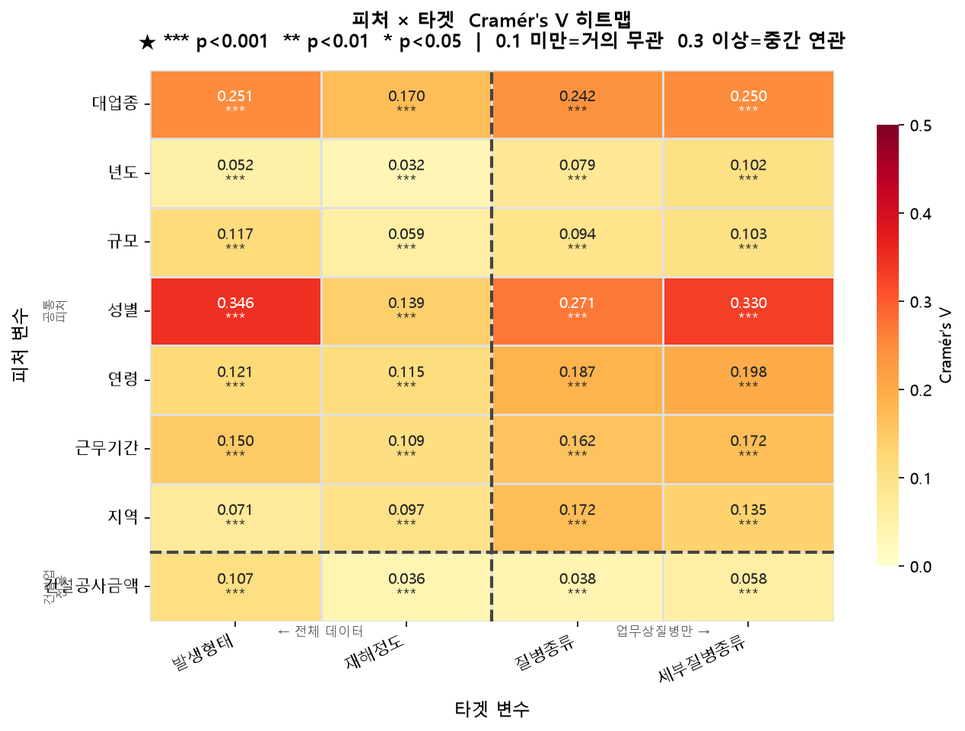
#> input picture 데이터모델링/통계검정/cramers_v_히트맵.png, 965 x 731 px, shrunk from 1268 x 961 before the run
$ python make_pdf.py
#> lines starting #> are read from the running program, lines starting #| are printed output that depends on the picture
"""
make_pdf.py — 분석개요.pdf 생성
통계검정/ 폴더 안에서 실행: python make_pdf.py
"""

import os, sys, io
import numpy as np
import matplotlib
matplotlib.use('Agg')
import matplotlib.pyplot as plt
from matplotlib.backends.backend_pdf import PdfPages
from matplotlib.patches import FancyBboxPatch

sys.stdout = io.TextIOWrapper(sys.stdout.buffer, encoding='utf-8')
plt.rcParams['font.family']        = 'Malgun Gothic'
plt.rcParams['axes.unicode_minus'] = False

SCRIPT_DIR = os.path.dirname(os.path.abspath(__file__))
OUT_PATH   = os.path.join(SCRIPT_DIR, '분석개요.pdf')
IMG_PATH   = os.path.join(SCRIPT_DIR, 'cramers_v_히트맵.png')

C_HEAD = '#1e3a5f'
C_EVEN = '#f0f4fa'
C_ODD  = '#ffffff'
C_TEXT = '#1a1a2e'
BANNER_Y = 0.940
BANNER_H = 0.046


def add_page_number(fig, n):
    fig.text(0.97, 0.015, str(n), ha='right', va='bottom', fontsize=9, color='#aaaaaa')


def draw_banner(fig, title, subtitle=None):
    banner = FancyBboxPatch(
        (0.05, BANNER_Y), 0.90, BANNER_H,
        boxstyle='round,pad=0.005',
        facecolor=C_HEAD, edgecolor='none',
        transform=fig.transFigure, clip_on=False, zorder=5,
    )
    fig.add_artist(banner)
    fig.text(0.50, BANNER_Y + BANNER_H / 2, title,
             ha='center', va='center', fontsize=14, fontweight='bold',
             color='white', zorder=6)
    if subtitle:
        fig.text(0.50, BANNER_Y - 0.018, subtitle,
                 ha='center', va='top', fontsize=10, color='#555577')


def section_label(fig, y, text):
    fig.text(0.05, y, text, ha='left', va='bottom',
             fontsize=11, fontweight='bold', color=C_HEAD)


def draw_table(ax, headers, rows, col_widths=None, row_height=0.11, font_size=8.5):
    ax.axis('off')
    n_cols = len(headers)
    if col_widths is None:
        col_widths = [1.0 / n_cols] * n_cols
    x_starts = [sum(col_widths[:i]) for i in range(n_cols)]

    for j, (h, w, x) in enumerate(zip(headers, col_widths, x_starts)):
        ax.add_patch(plt.Rectangle((x, 1.0 - row_height), w, row_height,
                                   facecolor=C_HEAD, transform=ax.transAxes,
                                   clip_on=False, zorder=3))
        ax.text(x + w / 2, 1.0 - row_height / 2, h,
                ha='center', va='center', fontsize=font_size,
                color='white', fontweight='bold', transform=ax.transAxes, zorder=4)

    for i, row in enumerate(rows):
        bg = C_EVEN if i % 2 == 0 else C_ODD
        y  = 1.0 - (i + 2) * row_height
        for j, (val, w, x) in enumerate(zip(row, col_widths, x_starts)):
            ax.add_patch(plt.Rectangle((x, y), w, row_height,
                                       facecolor=bg, edgecolor='#cccccc', linewidth=0.4,
                                       transform=ax.transAxes, clip_on=False, zorder=3))
            ax.text(x + w / 2, y + row_height / 2, str(val),
                    ha='center', va='center', fontsize=font_size - 0.5,
                    color=C_TEXT, transform=ax.transAxes, zorder=4)


# ─────────────────────────────────────────────────────────────
# Page 1: 분석 목적 + 검정 방법
# ─────────────────────────────────────────────────────────────
def page_intro(pdf, pnum):
    fig = plt.figure(figsize=(8.27, 11.69))
    fig.patch.set_facecolor('#f8f9fc')
    draw_banner(fig, '피처-타겟 연관성 검정', '카이제곱 + Cramér\'s V 분석 보고서')

    # 분석 목적
    section_label(fig, 0.875, '분석 목적')
    purpose = [
        'ML 모델 성능이 전반적으로 낮게 나온 원인을 규명하고,',
        '각 피처가 타겟 변수와 실제로 얼마나 연관되어 있는지 통계적으로 검증.',
        '',
        '단순 p-value는 샘플 수(약 108만 행)가 크면 전부 유의하게 나오므로,',
        'Cramér\'s V (효과 크기)를 주요 지표로 사용.',
    ]
    y0 = 0.840
    for line in purpose:
        fig.text(0.07, y0, line, ha='left', va='top', fontsize=9.5, color=C_TEXT)
        y0 -= 0.026

    # 검정 방법
    section_label(fig, 0.685, '검정 방법')

    # 카이제곱 설명
    fig.text(0.07, 0.655, '① 카이제곱 독립성 검정', ha='left', va='top',
             fontsize=10, fontweight='bold', color='#2c5f8a')
    fig.text(0.07, 0.625, '두 범주형 변수가 서로 독립인지 검정 (관측 빈도 vs 기대 빈도 비교)',
             ha='left', va='top', fontsize=9, color=C_TEXT)

    # Cramér's V 설명
    fig.text(0.07, 0.588, "② Cramér's V (효과 크기)", ha='left', va='top',
             fontsize=10, fontweight='bold', color='#2c5f8a')
    fig.text(0.07, 0.558,
             "카이제곱은 n에 비례해 커지므로, n과 카테고리 수로 정규화 → 0~1 스케일로 비교 가능.",
             ha='left', va='top', fontsize=9, color=C_TEXT)
    fig.text(0.07, 0.530,
             "V = sqrt( χ² / (n × min(r-1, c-1)) )    r: 피처 카테고리 수  |  c: 타겟 카테고리 수",
             ha='left', va='top', fontsize=9, color=C_TEXT)

    # V 기준 테이블
    ax_v = fig.add_axes([0.07, 0.395, 0.86, 0.115])
    draw_table(ax_v,
               ['V 범위', '연관 강도'],
               [['0.00 ~ 0.10', '거의 무관계'],
                ['0.10 ~ 0.20', '약한 연관'],
                ['0.20 ~ 0.30', '중간 연관'],
                ['0.30 이상',   '강한 연관']],
               col_widths=[0.4, 0.6], row_height=0.185, font_size=9)

    # 데이터 설계
    section_label(fig, 0.365, '데이터 설계')
    ax_d = fig.add_axes([0.07, 0.205, 0.86, 0.145])
    draw_table(ax_d,
               ['구분', '조건', '행수'],
               [['전체',        '분류불능 제외',              '1,089,169'],
                ['업무상질병',   '발생형태 == 업무상질병',      '179,570'],
                ['건설업',      '대업종 == 건설업',            '271,176'],
                ['건설업+질병', '건설업 중 업무상질병',        '42,371']],
               col_widths=[0.22, 0.50, 0.28], row_height=0.17, font_size=9)

    # 피처/타겟
    section_label(fig, 0.178, '피처 및 타겟')
    fig.text(0.07, 0.148,
             '피처: 대업종 · 년도 · 규모 · 성별 · 연령 · 근무기간 · 지역 · 건설공사금액(건설업 한정)',
             ha='left', va='top', fontsize=9, color=C_TEXT)
    fig.text(0.07, 0.122,
             '타겟: 발생형태(전체) · 재해정도(전체) · 질병종류(업무상질병) · 세부질병종류(업무상질병)',
             ha='left', va='top', fontsize=9, color=C_TEXT)

    add_page_number(fig, pnum)
    pdf.savefig(fig, bbox_inches='tight')
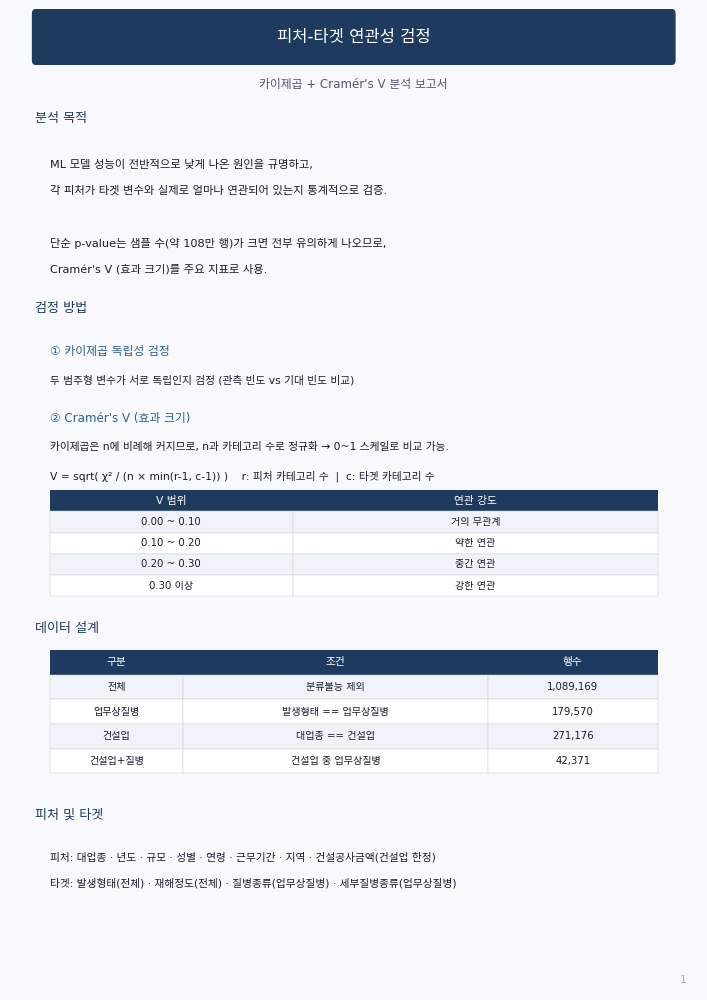
#> figure drawn by matplotlib, 2 panels
    plt.close(fig)


# ─────────────────────────────────────────────────────────────
# Page 2: 결과 테이블 + 피처별 해석
# ─────────────────────────────────────────────────────────────
def page_results(pdf, pnum):
#> called with pnum = 2
    fig = plt.figure(figsize=(8.27, 11.69))
    fig.patch.set_facecolor('#f8f9fc')
    draw_banner(fig, '분석 결과')

    # 결과 테이블
    section_label(fig, 0.875, "Cramér's V 전체 결과  (전 조합 p < 0.001 ***)")
    ax_r = fig.add_axes([0.04, 0.67, 0.92, 0.195])
    draw_table(ax_r,
               ['피처', '발생형태', '재해정도', '질병종류', '세부질병종류', '비고'],
               [['성별',       '0.346 ★', '0.139', '0.271', '0.330 ★', '전체'],
                ['대업종',     '0.251',   '0.170', '0.242', '0.250',   '전체'],
                ['근무기간',   '0.150',   '0.109', '0.162', '0.172',   '전체'],
                ['연령',       '0.122',   '0.115', '0.187', '0.198',   '전체'],
                ['규모',       '0.117',   '0.059', '0.094', '0.103',   '전체'],
                ['건설공사금액','0.107',   '0.036', '0.038', '0.058',   '건설업만'],
                ['지역',       '0.071',   '0.097', '0.172', '0.135',   '전체'],
                ['년도',       '0.052',   '0.032', '0.079', '0.102',   '전체']],
               col_widths=[0.18, 0.14, 0.13, 0.13, 0.155, 0.165],
               row_height=0.095, font_size=8.5)

    # 피처별 해석
    section_label(fig, 0.635, '피처별 해석')

    items = [
        ('성별  V = 0.346  —  가장 강함',
         ['성별 자체보다 직종 분리(occupational segregation)를 반영.',
          '남성: 건설·제조·중장비 → 떨어짐·끼임·물체에 맞음 집중',
          '여성: 서비스·의료·사무  → 넘어짐·업무상질병·불균형동작 집중',
          '데이터에 실제 직종 피처가 없어 성별이 그 역할을 흡수.'], '#c0392b'),

        ('대업종  V = 0.251',
         ['업종마다 작업환경이 달라 사고 패턴 차이 존재.',
          '성별보다 낮은 이유: 업종 내부에서도 다양한 사고 유형이 혼재.'], '#1a5276'),

        ('근무기간  V = 0.150  /  연령  V = 0.122',
         ['신입 vs 베테랑, 연령대별 사고 패턴 차이 존재하나 설명력은 제한적.'], '#145a32'),

        ('규모  V = 0.117  /  건설공사금액  V = 0.107',
         ['소규모 사업장 안전 관리 부족, 공사 규모별 작업 유형 차이 반영.'], '#6c3483'),

        ('지역  V = 0.071  /  년도  V = 0.052  —  가장 약함',
         ['지역은 지역별 주요 업종 분포를 간접 반영하는 수준.',
          '년도: 시간이 지나도 사고 패턴이 거의 변하지 않음 → 정상(stationary).'], '#784212'),
    ]

    y0 = 0.605
    for title, lines, color in items:
        fig.text(0.06, y0, f'▶  {title}', ha='left', va='top',
                 fontsize=9.5, fontweight='bold', color=color)
        y0 -= 0.028
        for line in lines:
            fig.text(0.09, y0, f'• {line}', ha='left', va='top',
                     fontsize=8.8, color=C_TEXT)
            y0 -= 0.024
        y0 -= 0.010

    add_page_number(fig, pnum)
    pdf.savefig(fig, bbox_inches='tight')
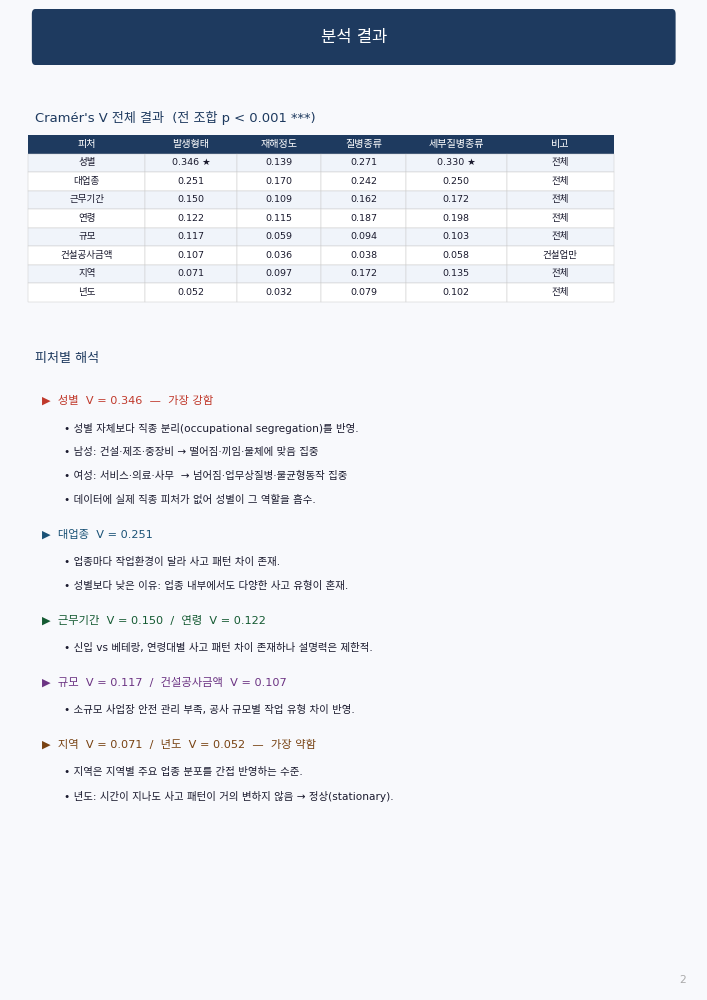
#> figure drawn by matplotlib, 1 panel
    plt.close(fig)


# ─────────────────────────────────────────────────────────────
# Page 3: 히트맵 이미지 + 결론
# ─────────────────────────────────────────────────────────────
def page_heatmap_conclusion(pdf, pnum):
#> called with pnum = 3
    fig = plt.figure(figsize=(8.27, 11.69))
    fig.patch.set_facecolor('#f8f9fc')
    draw_banner(fig, "Cramér's V 히트맵 및 결론")

    # 히트맵 이미지
    section_label(fig, 0.875, "Cramér's V 히트맵")
    if os.path.exists(IMG_PATH):
        img = plt.imread(IMG_PATH)
#> img is the input picture: shape (731, 965, 4) float32; mean R, G, B, A 0.974, 0.856, 0.69, 1
        ax_img = fig.add_axes([0.05, 0.53, 0.90, 0.335])
        ax_img.imshow(img)
        ax_img.axis('off')
    else:
        fig.text(0.50, 0.68, '[히트맵 이미지 없음 — chi_square.py 먼저 실행]',
                 ha='center', va='center', fontsize=10, color='#888888')

    # 결론
    section_label(fig, 0.495, '결론')

    conclusions = [
        ('① ML 성능 저하의 통계적 근거',
         '모든 피처의 V ≤ 0.35 — 어떤 피처도 타겟을 강하게 결정하지 못함.\n'
         'ML 모델 F1-macro 5~22%는 모델 문제가 아니라 피처셋 자체의 정보 부족.'),
        ('② 피처 중요도 순위',
         '성별 > 대업종 > 근무기간 > 연령 > 규모 > 건설공사금액 > 지역 > 년도'),
    ]

    y0 = 0.465
    for title, body in conclusions:
        fig.text(0.06, y0, title, ha='left', va='top',
                 fontsize=10, fontweight='bold', color=C_HEAD)
        y0 -= 0.030
        for line in body.split('\n'):
            fig.text(0.08, y0, line, ha='left', va='top', fontsize=9, color=C_TEXT)
            y0 -= 0.025
        y0 -= 0.015

    add_page_number(fig, pnum)
    pdf.savefig(fig, bbox_inches='tight')
    plt.close(fig)


# ─────────────────────────────────────────────────────────────
print('PDF 생성 중...')
with PdfPages(OUT_PATH) as pdf:
    meta = pdf.infodict()
    meta['Title']   = '피처-타겟 연관성 검정 보고서'
    meta['Subject'] = '카이제곱 + Cramér\'s V 분석'

    page_intro(pdf, 1)
    print('  [1/3] 분석 목적·방법·설계')
    page_results(pdf, 2)
    print('  [2/3] 결과 테이블·해석')
    page_heatmap_conclusion(pdf, 3)
    print('  [3/3] 히트맵·결론')

print(f'완료: {OUT_PATH}')
